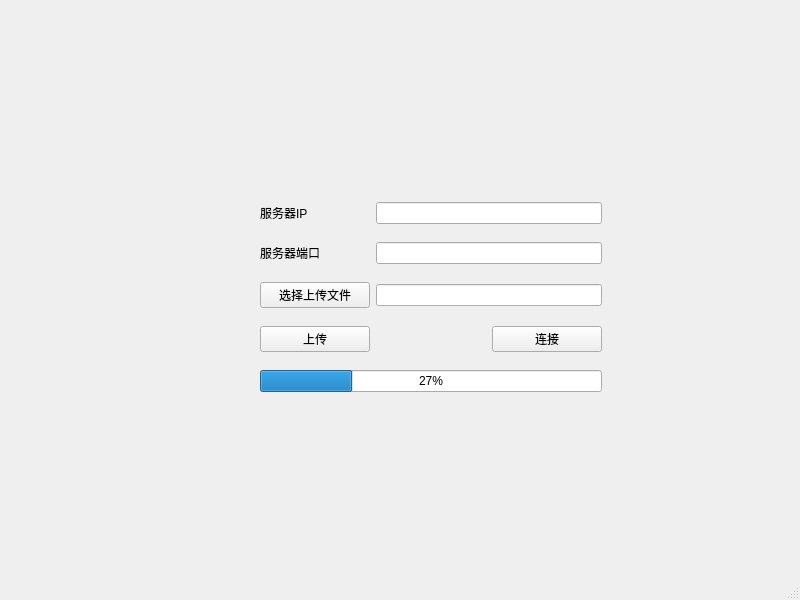
<?xml version="1.0" encoding="UTF-8"?>
<ui version="4.0">
 <class>FileClient</class>
 <widget class="QMainWindow" name="FileClient">
  <property name="geometry">
   <rect>
    <x>0</x>
    <y>0</y>
    <width>800</width>
    <height>600</height>
   </rect>
  </property>
  <property name="windowTitle">
   <string>FileClient</string>
  </property>
  <widget class="QWidget" name="centralwidget">
   <widget class="QWidget" name="layoutWidget">
    <property name="geometry">
     <rect>
      <x>260</x>
      <y>190</y>
      <width>342</width>
      <height>217</height>
     </rect>
    </property>
    <layout class="QGridLayout" name="gridLayout">
     <item row="1" column="0">
      <widget class="QLabel" name="label_2">
       <property name="text">
        <string>服务器端口</string>
       </property>
      </widget>
     </item>
     <item row="4" column="0" colspan="3">
      <widget class="QProgressBar" name="progressBar">
       <property name="maximum">
        <number>100</number>
       </property>
       <property name="value">
        <number>27</number>
       </property>
      </widget>
     </item>
     <item row="1" column="1" colspan="2">
      <widget class="QLineEdit" name="lineEdit_2"/>
     </item>
     <item row="3" column="2">
      <widget class="QPushButton" name="pushButton">
       <property name="text">
        <string>连接</string>
       </property>
      </widget>
     </item>
     <item row="0" column="1" colspan="2">
      <widget class="QLineEdit" name="lineEdit"/>
     </item>
     <item row="2" column="0">
      <widget class="QPushButton" name="m_pBtnSelectFile">
       <property name="text">
        <string>选择上传文件</string>
       </property>
      </widget>
     </item>
     <item row="2" column="1" colspan="2">
      <widget class="QLineEdit" name="lineEdit_3"/>
     </item>
     <item row="0" column="0">
      <widget class="QLabel" name="label">
       <property name="text">
        <string>服务器IP</string>
       </property>
      </widget>
     </item>
     <item row="3" column="0">
      <widget class="QPushButton" name="m_pBtnSendFile">
       <property name="text">
        <string>上传</string>
       </property>
      </widget>
     </item>
    </layout>
   </widget>
  </widget>
  <widget class="QMenuBar" name="menubar">
   <property name="geometry">
    <rect>
     <x>0</x>
     <y>0</y>
     <width>800</width>
     <height>23</height>
    </rect>
   </property>
  </widget>
  <widget class="QStatusBar" name="statusbar"/>
 </widget>
 <resources/>
 <connections/>
</ui>
